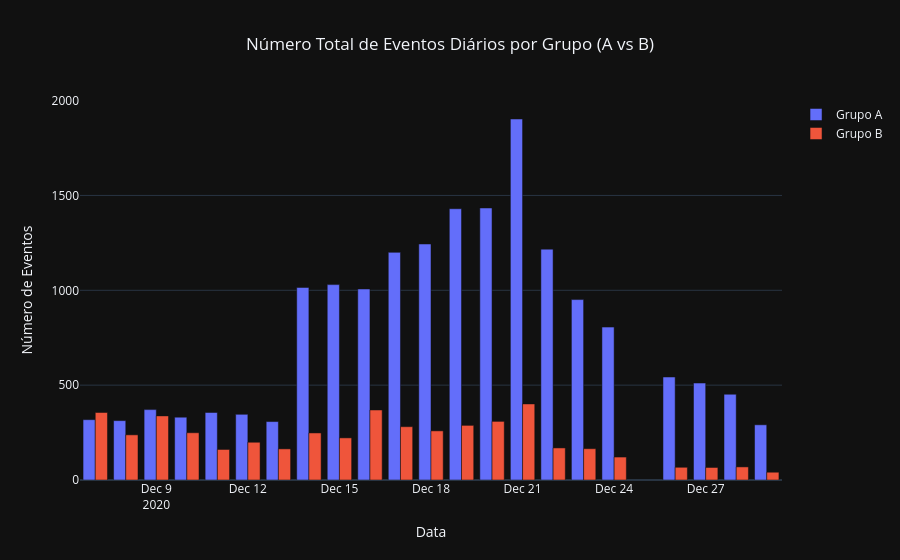

This figure's notebook cell:
### Markdown cell above
As campanhas de marketing podem ter influenciado nos grupos, mesmo que seja igualmente é importante destacar.

### Code cell
# Junta eventos com a informação do grupo
df_events_grouped = df_events.merge(df_participants[['user_id', 'group']], on='user_id', how='inner')

# Conta eventos por dia e por grupo
events_by_day_group = df_events_grouped.groupby([df_events_grouped['event_dt'].dt.date, 'group']).size().unstack(fill_value=0)
events_by_day_group.index = pd.to_datetime(events_by_day_group.index)

# Cria o gráfico
fig = go.Figure()

fig.add_trace(go.Bar(
    x=events_by_day_group.index,
    y=events_by_day_group['A'],
    name='Grupo A'
))

fig.add_trace(go.Bar(
    x=events_by_day_group.index,
    y=events_by_day_group['B'],
    name='Grupo B'
))

fig.update_layout(
    title_text='Número Total de Eventos Diários por Grupo (A vs B)',
    title_x=0.5,
    xaxis_title="Data",
    yaxis_title="Número de Eventos",
    template='plotly_dark'
)

fig.show()

### Figure 1 — Plotly figure (JSON) as saved in the notebook; plotly's stock layout.template omitted (floating-point values rounded to 4 significant figures)
{"data": [{"name": "Grupo A", "type": "bar", "x": ["2020-12-07T00:00:00.000000000", "2020-12-08T00:00:00.000000000", "2020-12-09T00:00:00.000000000", "2020-12-10T00:00:00.000000000", "2020-12-11T00:00:00.000000000", "2020-12-12T00:00:00.000000000", "2020-12-13T00:00:00.000000000", "2020-12-14T00:00:00.000000000", "2020-12-15T00:00:00.000000000", "2020-12-16T00:00:00.000000000", "2020-12-17T00:00:00.000000000", "2020-12-18T00:00:00.000000000", "2020-12-19T00:00:00.000000000", "2020-12-20T00:00:00.000000000", "2020-12-21T00:00:00.000000000", "2020-12-22T00:00:00.000000000", "2020-12-23T00:00:00.000000000", "2020-12-24T00:00:00.000000000", "2020-12-26T00:00:00.000000000", "2020-12-27T00:00:00.000000000", "2020-12-28T00:00:00.000000000", "2020-12-29T00:00:00.000000000"], "y": [318, 313, 371, 331, 356, 346, 308, 1015, 1030, 1007, 1200, 1244, 1430, 1434, 1903, 1217, 951, 806, 543, 511, 452, 291]}, {"name": "Grupo B", "type": "bar", "x": ["2020-12-07T00:00:00.000000000", "2020-12-08T00:00:00.000000000", "2020-12-09T00:00:00.000000000", "2020-12-10T00:00:00.000000000", "2020-12-11T00:00:00.000000000", "2020-12-12T00:00:00.000000000", "2020-12-13T00:00:00.000000000", "2020-12-14T00:00:00.000000000", "2020-12-15T00:00:00.000000000", "2020-12-16T00:00:00.000000000", "2020-12-17T00:00:00.000000000", "2020-12-18T00:00:00.000000000", "2020-12-19T00:00:00.000000000", "2020-12-20T00:00:00.000000000", "2020-12-21T00:00:00.000000000", "2020-12-22T00:00:00.000000000", "2020-12-23T00:00:00.000000000", "2020-12-24T00:00:00.000000000", "2020-12-26T00:00:00.000000000", "2020-12-27T00:00:00.000000000", "2020-12-28T00:00:00.000000000", "2020-12-29T00:00:00.000000000"], "y": [356, 238, 338, 249, 161, 199, 164, 248, 222, 369, 281, 259, 288, 309, 401, 169, 165, 121, 67, 66, 69, 41]}], "layout": {"title": {"text": "Número Total de Eventos Diários por Grupo (A vs B)", "x": 0.5}, "xaxis": {"title": {"text": "Data"}}, "yaxis": {"title": {"text": "Número de Eventos"}}}}
